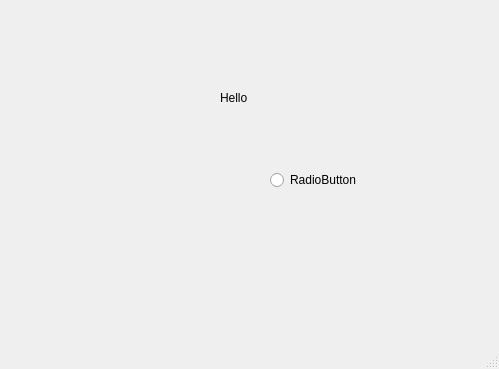
<?xml version="1.0" encoding="UTF-8"?>
<ui version="4.0">
 <class>MainWindow</class>
 <widget class="QMainWindow" name="MainWindow">
  <property name="geometry">
   <rect>
    <x>0</x>
    <y>0</y>
    <width>499</width>
    <height>369</height>
   </rect>
  </property>
  <property name="minimumSize">
   <size>
    <width>300</width>
    <height>300</height>
   </size>
  </property>
  <property name="windowTitle">
   <string>MainWindow</string>
  </property>
  <widget class="QWidget" name="centralwidget">
   <widget class="QLabel" name="label">
    <property name="geometry">
     <rect>
      <x>220</x>
      <y>90</y>
      <width>60</width>
      <height>16</height>
     </rect>
    </property>
    <property name="text">
     <string>Hello</string>
    </property>
   </widget>
   <widget class="QRadioButton" name="radioButton">
    <property name="geometry">
     <rect>
      <x>270</x>
      <y>170</y>
      <width>100</width>
      <height>20</height>
     </rect>
    </property>
    <property name="text">
     <string>RadioButton</string>
    </property>
   </widget>
  </widget>
  <widget class="QMenuBar" name="menubar">
   <property name="geometry">
    <rect>
     <x>0</x>
     <y>0</y>
     <width>499</width>
     <height>22</height>
    </rect>
   </property>
  </widget>
  <widget class="QStatusBar" name="statusbar"/>
 </widget>
 <resources/>
 <connections/>
</ui>
